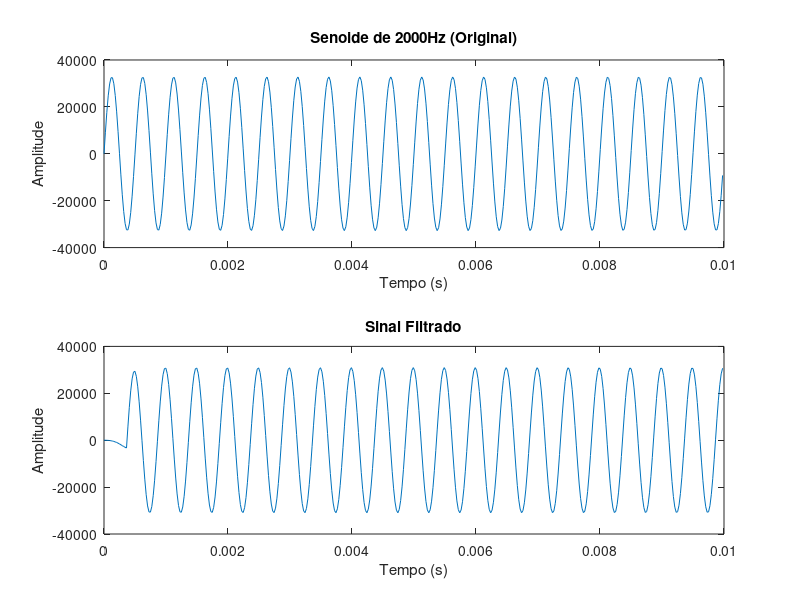

Recreate this plot in MATLAB.
% Limpa o workspace e a janela de gráficos
clear;
clf;

% Parâmetros do filtro
ordem = 32;
frequenciaCorte = 500;
frequenciaAmostragem = 44.1e3; % Freq. de amostragem (altere conforme necessário)

% Projeta o filtro FIR passa-alta
filtro = fir1(ordem, frequenciaCorte / (frequenciaAmostragem / 2), 'high');

% Export filter coefficients to a text file
filename = 'filter_coefficients.txt';
dlmwrite(filename, filtro, 'precision', '%.10f', 'delimiter', '\n');

% Plota a resposta em frequência do filtro
%freqz(filtro, 1, 1024, frequenciaAmostragem);

% Configurações do gráfico
% title('Resposta em Frequência do Filtro FIR Passa-Alta');
% xlabel('Frequência (Hz)');
% ylabel('Magnitude (dB)');

% Export filter coefficients to a text file
filename = 'filter_coefficients.txt';
dlmwrite(filename, filtro, 'precision', '%.10f', 'delimiter', '\n');

% Cria a senoide
duracao = 1/100; % Duração em segundos
t = 0:1/frequenciaAmostragem:duracao-1/frequenciaAmostragem; % Vetor de tempo
frequenciaSenoide = 2000; % Frequência da senoide em Hz
senoide = 32767*sin(2*pi*frequenciaSenoide*t);

% Cria a senoide
% duracao = 1/100; % Duração em segundos
% t = 0:1/frequenciaAmostragem:duracao-1/frequenciaAmostragem; % Vetor de tempo
% frequenciaSenoide = 1000; % Frequência da senoide em Hz
% senoide2 = 10000*sin(2*pi*frequenciaSenoide*t);
% 
% % Cria a senoide
% duracao = 1/100; % Duração em segundos
% t = 0:1/frequenciaAmostragem:duracao-1/frequenciaAmostragem; % Vetor de tempo
% frequenciaSenoide = 2000; % Frequência da senoide em Hz
% senoide3 = 32767*sin(2*pi*frequenciaSenoide*t);
% 
% senoide4 = senoide + senoide2 + senoide3;

% Aplica o filtro à senoide
sinalFiltrado = filter(filtro, 1, senoide);

% Plota a senoide original e o sinal filtrado
% figure;
subplot(2,1,1);
plot(t, senoide);
title('Senoide de 2000Hz (Original)');
xlabel('Tempo (s)');
ylabel('Amplitude');

subplot(2,1,2);
plot(t, sinalFiltrado);
title('Sinal Filtrado');
xlabel('Tempo (s)');
ylabel('Amplitude');

% 
% filename = 'sinal.dat';
% dlmwrite(filename, round(senoide4),'delimiter', '\n');
